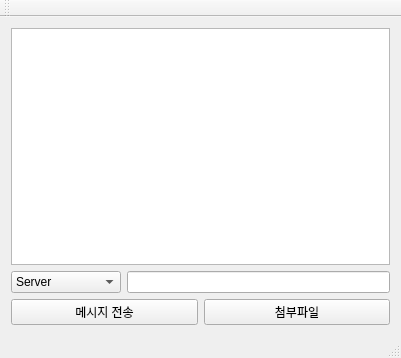
<?xml version="1.0" encoding="UTF-8"?>
<ui version="4.0">
 <class>MainWindow</class>
 <widget class="QMainWindow" name="MainWindow">
  <property name="geometry">
   <rect>
    <x>0</x>
    <y>0</y>
    <width>401</width>
    <height>358</height>
   </rect>
  </property>
  <property name="windowTitle">
   <string>QTCPServer</string>
  </property>
  <property name="styleSheet">
   <string notr="true"/>
  </property>
  <widget class="QWidget" name="centralWidget">
   <layout class="QGridLayout" name="gridLayout">
    <item row="0" column="0">
     <widget class="QTextBrowser" name="textBrowser_receivedMessages">
      <property name="styleSheet">
       <string notr="true"/>
      </property>
     </widget>
    </item>
    <item row="1" column="0">
     <layout class="QGridLayout" name="gridLayout_2">
      <item row="1" column="0">
       <widget class="QPushButton" name="pushButton_sendMessage">
        <property name="minimumSize">
         <size>
          <width>0</width>
          <height>0</height>
         </size>
        </property>
        <property name="styleSheet">
         <string notr="true"/>
        </property>
        <property name="text">
         <string>메시지 전송</string>
        </property>
       </widget>
      </item>
      <item row="1" column="1">
       <widget class="QPushButton" name="pushButton_sendAttachment">
        <property name="styleSheet">
         <string notr="true"/>
        </property>
        <property name="text">
         <string>첨부파일</string>
        </property>
        <property name="flat">
         <bool>false</bool>
        </property>
       </widget>
      </item>
      <item row="0" column="0" colspan="2">
       <layout class="QHBoxLayout" name="horizontalLayout">
        <item>
         <widget class="QComboBox" name="comboBox_receiver">
          <property name="minimumSize">
           <size>
            <width>110</width>
            <height>0</height>
           </size>
          </property>
          <item>
           <property name="text">
            <string>Server</string>
           </property>
          </item>
         </widget>
        </item>
        <item>
         <widget class="QLineEdit" name="lineEdit_message">
          <property name="minimumSize">
           <size>
            <width>150</width>
            <height>0</height>
           </size>
          </property>
          <property name="styleSheet">
           <string notr="true"/>
          </property>
         </widget>
        </item>
       </layout>
      </item>
     </layout>
    </item>
   </layout>
  </widget>
  <widget class="QMenuBar" name="menuBar">
   <property name="geometry">
    <rect>
     <x>0</x>
     <y>0</y>
     <width>401</width>
     <height>22</height>
    </rect>
   </property>
  </widget>
  <widget class="QToolBar" name="mainToolBar">
   <attribute name="toolBarArea">
    <enum>TopToolBarArea</enum>
   </attribute>
   <attribute name="toolBarBreak">
    <bool>false</bool>
   </attribute>
  </widget>
  <widget class="QStatusBar" name="statusBar"/>
 </widget>
 <layoutdefault spacing="6" margin="11"/>
 <resources/>
 <connections/>
</ui>
